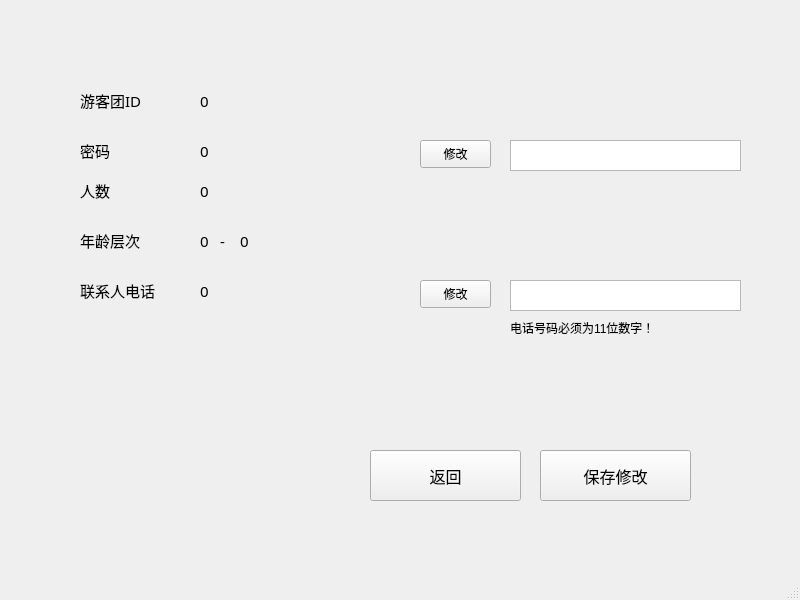
<?xml version="1.0" encoding="UTF-8"?>
<ui version="4.0">
 <class>touristinfo</class>
 <widget class="QMainWindow" name="touristinfo">
  <property name="geometry">
   <rect>
    <x>0</x>
    <y>0</y>
    <width>800</width>
    <height>600</height>
   </rect>
  </property>
  <property name="windowTitle">
   <string>MainWindow</string>
  </property>
  <widget class="QWidget" name="centralwidget">
   <widget class="QLabel" name="label">
    <property name="geometry">
     <rect>
      <x>80</x>
      <y>90</y>
      <width>91</width>
      <height>21</height>
     </rect>
    </property>
    <property name="font">
     <font>
      <family>微软雅黑</family>
      <pointsize>11</pointsize>
     </font>
    </property>
    <property name="text">
     <string>游客团ID</string>
    </property>
   </widget>
   <widget class="QLabel" name="label_2">
    <property name="geometry">
     <rect>
      <x>80</x>
      <y>140</y>
      <width>91</width>
      <height>21</height>
     </rect>
    </property>
    <property name="font">
     <font>
      <family>微软雅黑</family>
      <pointsize>11</pointsize>
     </font>
    </property>
    <property name="text">
     <string>密码</string>
    </property>
   </widget>
   <widget class="QLabel" name="label_3">
    <property name="geometry">
     <rect>
      <x>80</x>
      <y>180</y>
      <width>91</width>
      <height>21</height>
     </rect>
    </property>
    <property name="font">
     <font>
      <family>微软雅黑</family>
      <pointsize>11</pointsize>
     </font>
    </property>
    <property name="text">
     <string>人数</string>
    </property>
   </widget>
   <widget class="QLabel" name="label_4">
    <property name="geometry">
     <rect>
      <x>80</x>
      <y>230</y>
      <width>91</width>
      <height>21</height>
     </rect>
    </property>
    <property name="font">
     <font>
      <family>微软雅黑</family>
      <pointsize>11</pointsize>
     </font>
    </property>
    <property name="text">
     <string>年龄层次</string>
    </property>
   </widget>
   <widget class="QLabel" name="label_5">
    <property name="geometry">
     <rect>
      <x>80</x>
      <y>280</y>
      <width>91</width>
      <height>21</height>
     </rect>
    </property>
    <property name="font">
     <font>
      <family>微软雅黑</family>
      <pointsize>11</pointsize>
     </font>
    </property>
    <property name="text">
     <string>联系人电话</string>
    </property>
   </widget>
   <widget class="QPushButton" name="save">
    <property name="geometry">
     <rect>
      <x>540</x>
      <y>450</y>
      <width>151</width>
      <height>51</height>
     </rect>
    </property>
    <property name="font">
     <font>
      <family>微软雅黑</family>
      <pointsize>12</pointsize>
     </font>
    </property>
    <property name="text">
     <string>保存修改</string>
    </property>
   </widget>
   <widget class="QPlainTextEdit" name="changePasswd">
    <property name="geometry">
     <rect>
      <x>510</x>
      <y>140</y>
      <width>231</width>
      <height>31</height>
     </rect>
    </property>
   </widget>
   <widget class="QPushButton" name="changePasswd_2">
    <property name="geometry">
     <rect>
      <x>420</x>
      <y>140</y>
      <width>71</width>
      <height>28</height>
     </rect>
    </property>
    <property name="text">
     <string>修改</string>
    </property>
   </widget>
   <widget class="QPushButton" name="changeTel_2">
    <property name="geometry">
     <rect>
      <x>420</x>
      <y>280</y>
      <width>71</width>
      <height>28</height>
     </rect>
    </property>
    <property name="text">
     <string>修改</string>
    </property>
   </widget>
   <widget class="QLabel" name="promptTel">
    <property name="geometry">
     <rect>
      <x>510</x>
      <y>320</y>
      <width>211</width>
      <height>16</height>
     </rect>
    </property>
    <property name="text">
     <string>电话号码必须为11位数字！</string>
    </property>
   </widget>
   <widget class="QLabel" name="id">
    <property name="geometry">
     <rect>
      <x>200</x>
      <y>90</y>
      <width>191</width>
      <height>21</height>
     </rect>
    </property>
    <property name="font">
     <font>
      <family>微软雅黑 Light</family>
      <pointsize>11</pointsize>
     </font>
    </property>
    <property name="text">
     <string>0</string>
    </property>
   </widget>
   <widget class="QLabel" name="passwd">
    <property name="geometry">
     <rect>
      <x>200</x>
      <y>140</y>
      <width>191</width>
      <height>21</height>
     </rect>
    </property>
    <property name="font">
     <font>
      <family>微软雅黑 Light</family>
      <pointsize>11</pointsize>
     </font>
    </property>
    <property name="text">
     <string>0</string>
    </property>
   </widget>
   <widget class="QLabel" name="num">
    <property name="geometry">
     <rect>
      <x>200</x>
      <y>180</y>
      <width>191</width>
      <height>21</height>
     </rect>
    </property>
    <property name="font">
     <font>
      <family>微软雅黑 Light</family>
      <pointsize>11</pointsize>
     </font>
    </property>
    <property name="text">
     <string>0</string>
    </property>
   </widget>
   <widget class="QLabel" name="agelow">
    <property name="geometry">
     <rect>
      <x>200</x>
      <y>230</y>
      <width>21</width>
      <height>21</height>
     </rect>
    </property>
    <property name="font">
     <font>
      <family>微软雅黑 Light</family>
      <pointsize>11</pointsize>
     </font>
    </property>
    <property name="text">
     <string>0</string>
    </property>
   </widget>
   <widget class="QLabel" name="id_5">
    <property name="geometry">
     <rect>
      <x>220</x>
      <y>230</y>
      <width>21</width>
      <height>21</height>
     </rect>
    </property>
    <property name="font">
     <font>
      <family>微软雅黑 Light</family>
      <pointsize>11</pointsize>
     </font>
    </property>
    <property name="text">
     <string>-</string>
    </property>
   </widget>
   <widget class="QLabel" name="agehigh">
    <property name="geometry">
     <rect>
      <x>240</x>
      <y>230</y>
      <width>41</width>
      <height>21</height>
     </rect>
    </property>
    <property name="font">
     <font>
      <family>微软雅黑 Light</family>
      <pointsize>11</pointsize>
     </font>
    </property>
    <property name="text">
     <string>0</string>
    </property>
   </widget>
   <widget class="QLabel" name="tel">
    <property name="geometry">
     <rect>
      <x>200</x>
      <y>280</y>
      <width>191</width>
      <height>21</height>
     </rect>
    </property>
    <property name="font">
     <font>
      <family>微软雅黑 Light</family>
      <pointsize>11</pointsize>
     </font>
    </property>
    <property name="text">
     <string>0</string>
    </property>
   </widget>
   <widget class="QTextEdit" name="changeTel">
    <property name="geometry">
     <rect>
      <x>510</x>
      <y>280</y>
      <width>231</width>
      <height>31</height>
     </rect>
    </property>
   </widget>
   <widget class="QPushButton" name="back">
    <property name="geometry">
     <rect>
      <x>370</x>
      <y>450</y>
      <width>151</width>
      <height>51</height>
     </rect>
    </property>
    <property name="font">
     <font>
      <family>微软雅黑</family>
      <pointsize>12</pointsize>
     </font>
    </property>
    <property name="text">
     <string>返回</string>
    </property>
   </widget>
  </widget>
  <widget class="QStatusBar" name="statusbar"/>
 </widget>
 <resources/>
 <connections/>
</ui>
